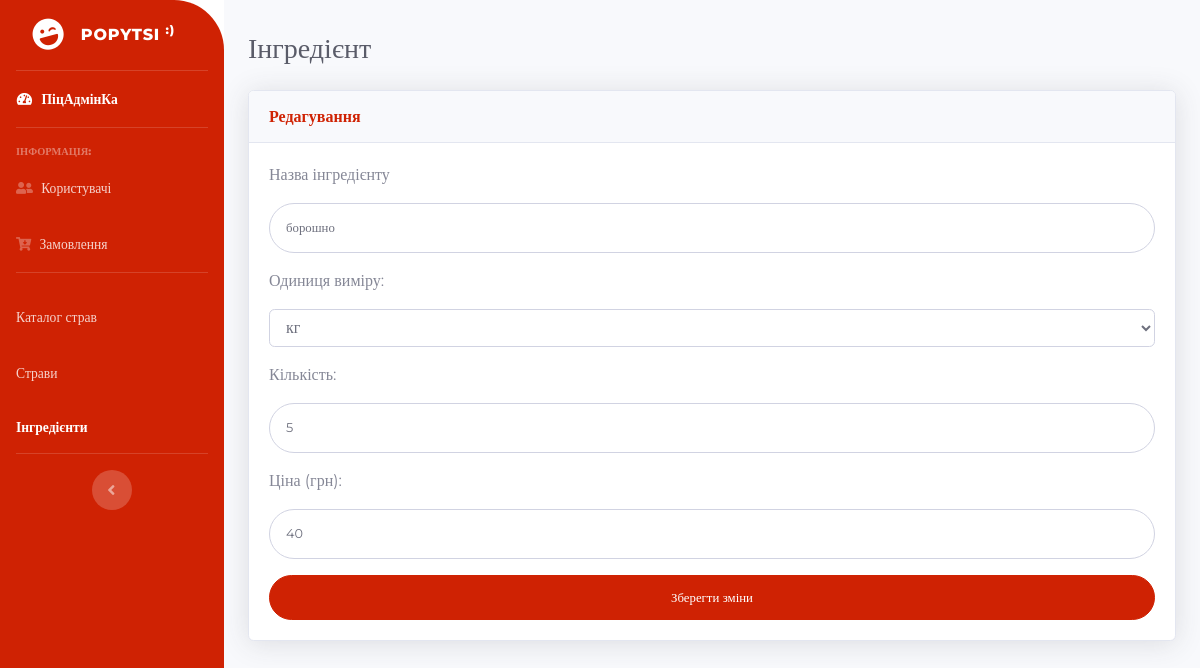
Screenshot of /admin/products.php?page=edit_product&id=1 with the database file from the repository.
### tables this page shows
CREATE TABLE `products` (
  `id` int(11) NOT NULL,
  `products_name` varchar(255) NOT NULL,
  `measurement_id` int(10) NOT NULL,
  `amount` float NOT NULL,
  `price` float NOT NULL
);

### admin/modules/products/edit_product.php (the view, shortened to what this page needs)
<h1 class="h3 mb-2 text-gray-800">Інгредієнт</h1>
<p class="mb-4">
<?php
    $product_id = $_GET['id'];
    $product = mysqli_query($connect, "SELECT * FROM `products` WHERE `id` = '$product_id'");
    $select_2 = "SELECT * FROM `measurement`";
    $categories = $connect->query($select_2);
    $product = mysqli_fetch_assoc($product);
?>
<div class="card shadow mb-4">
    <div class="card-header py-3">
        <h6 class="m-0 font-weight-bold text-primary">Редагування</h6>
    </div>
    <div class="card-body">
        <form class="user" action="/admin/modules/products/vendor/edit_update.php" method="POST">
            <div class="form-group">
                <p>Назва інгредієнту</p>
                <input type="text" class="form-control form-control-user"
                name="products_name" value="<?= $product['products_name'] ?>">
            </div>
            <div class="form-group">
                <p>Одиниця виміру:</p>
                <select class="form-control" name="measurement_id">
                <?php while (($category = $categories->fetch_assoc()) > 0): ?>
                <?php if($category['id'] == $article ['measurement_id']): ?>
                    <option selected="" value="<?=$category['id'];?>"><?=$category['measurement'];?></option>
                <?php else: ?>
                    <option value="<?=$category['id'];?>"><?=$category['measurement'];?></option>
                <?php endif; ?>
                <?php endwhile; ?>
                </select>
            </div>
            <div class="form-group">
                <p>Кількість:</p>
                <input type="number" class="form-control form-control-user" step="0.1" name="amount" value="<?= $product['amount'] ?>">
            </div>
            <div class="form-group">
                <p>Ціна (грн):</p>
                <input type="number" class="form-control form-control-user" step="0.1" name="price" value="<?= $product['price'] ?>">
            </div>
            <button type="submit" class="btn btn-success btn-user btn-block">Зберегти зміни</button>
        </form>
    </div>
</div>

### rows the page displays
products: products_name "борошно", amount "5", price "40"

### other values shown
form field measurement_id "кг"
